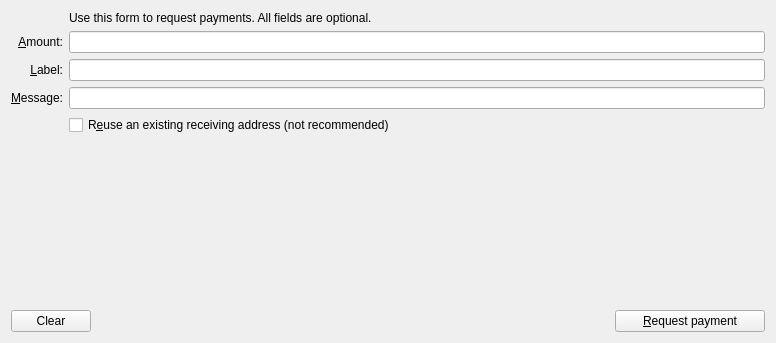
<?xml version="1.0" encoding="UTF-8"?>
<ui version="4.0">
 <class>ReceiveCoinsDialog</class>
 <widget class="QWidget" name="ReceiveCoinsDialog">
  <property name="geometry">
   <rect>
    <x>0</x>
    <y>0</y>
    <width>776</width>
    <height>343</height>
   </rect>
  </property>
  <layout class="QVBoxLayout" name="verticalLayout">
   <item>
    <layout class="QGridLayout" name="gridLayout">
     <item row="3" column="0">
      <widget class="QLabel" name="label">
       <property name="text">
        <string>&amp;Amount:</string>
       </property>
       <property name="alignment">
        <set>Qt::AlignRight|Qt::AlignTrailing|Qt::AlignVCenter</set>
       </property>
       <property name="buddy">
        <cstring>reqAmount</cstring>
       </property>
      </widget>
     </item>
     <item row="3" column="1">
      <widget class="BitcoinAmountField" name="reqAmount" native="true">
       <property name="minimumSize">
        <size>
         <width>80</width>
         <height>0</height>
        </size>
       </property>
       <property name="toolTip">
        <string>The amount to request</string>
       </property>
      </widget>
     </item>
     <item row="4" column="0">
      <widget class="QLabel" name="label_2">
       <property name="text">
        <string>&amp;Label:</string>
       </property>
       <property name="alignment">
        <set>Qt::AlignRight|Qt::AlignTrailing|Qt::AlignVCenter</set>
       </property>
       <property name="buddy">
        <cstring>reqLabel</cstring>
       </property>
      </widget>
     </item>
     <item row="4" column="1">
      <widget class="QLineEdit" name="reqLabel">
       <property name="toolTip">
        <string>The label to associate with the receiving address</string>
       </property>
      </widget>
     </item>
     <item row="5" column="0">
      <widget class="QLabel" name="label_3">
       <property name="text">
        <string>&amp;Message:</string>
       </property>
       <property name="alignment">
        <set>Qt::AlignRight|Qt::AlignTrailing|Qt::AlignVCenter</set>
       </property>
       <property name="buddy">
        <cstring>reqMessage</cstring>
       </property>
      </widget>
     </item>
     <item row="5" column="1">
      <widget class="QLineEdit" name="reqMessage">
       <property name="toolTip">
        <string>The message to attach to payment request</string>
       </property>
      </widget>
     </item>
     <item row="6" column="0">
      <widget class="QLabel" name="label_4">
       <property name="text">
        <string/>
       </property>
      </widget>
     </item>
     <item row="6" column="1">
      <widget class="QCheckBox" name="reuseAddress">
       <property name="toolTip">
        <string>Reuse one of the previously used receiving addresses. Reusing addresses has security and privacy issues. Do not use this unless re-generating a payment request made before.</string>
       </property>
       <property name="text">
        <string>R&amp;euse an existing receiving address (not recommended)</string>
       </property>
      </widget>
     </item>
     <item row="2" column="1">
      <widget class="QLabel" name="label_5">
       <property name="text">
        <string>Use this form to request payments. All fields are optional.</string>
       </property>
      </widget>
     </item>
    </layout>
   </item>
   <item>
    <spacer name="verticalSpacer">
     <property name="orientation">
      <enum>Qt::Vertical</enum>
     </property>
     <property name="sizeHint" stdset="0">
      <size>
       <width>20</width>
       <height>40</height>
      </size>
     </property>
    </spacer>
   </item>
   <item>
    <layout class="QHBoxLayout" name="horizontalLayout">
     <item>
      <widget class="QPushButton" name="clearButton">
       <property name="sizePolicy">
        <sizepolicy hsizetype="Minimum" vsizetype="Fixed">
         <horstretch>0</horstretch>
         <verstretch>0</verstretch>
        </sizepolicy>
       </property>
       <property name="toolTip">
        <string>Clear all fields of the form.</string>
       </property>
       <property name="text">
        <string>Clear</string>
       </property>
       <property name="icon">
        <iconset resource="../bitcoin.qrc">
         <normaloff>:/icons/remove</normaloff>:/icons/remove</iconset>
       </property>
       <property name="autoRepeatDelay">
        <number>300</number>
       </property>
       <property name="autoDefault">
        <bool>false</bool>
       </property>
      </widget>
     </item>
     <item>
      <spacer name="horizontalSpacer">
       <property name="orientation">
        <enum>Qt::Horizontal</enum>
       </property>
       <property name="sizeHint" stdset="0">
        <size>
         <width>40</width>
         <height>20</height>
        </size>
       </property>
      </spacer>
     </item>
     <item>
      <widget class="QPushButton" name="receiveButton">
       <property name="minimumSize">
        <size>
         <width>150</width>
         <height>0</height>
        </size>
       </property>
       <property name="text">
        <string>&amp;Request payment</string>
       </property>
       <property name="icon">
        <iconset resource="../bitcoin.qrc">
         <normaloff>:/icons/receiving_addresses</normaloff>:/icons/receiving_addresses</iconset>
       </property>
      </widget>
     </item>
    </layout>
   </item>
  </layout>
 </widget>
 <customwidgets>
  <customwidget>
   <class>BitcoinAmountField</class>
   <extends>QLineEdit</extends>
   <header>bitcoinamountfield.h</header>
  </customwidget>
 </customwidgets>
 <resources>
  <include location="../bitcoin.qrc"/>
 </resources>
 <connections/>
</ui>
